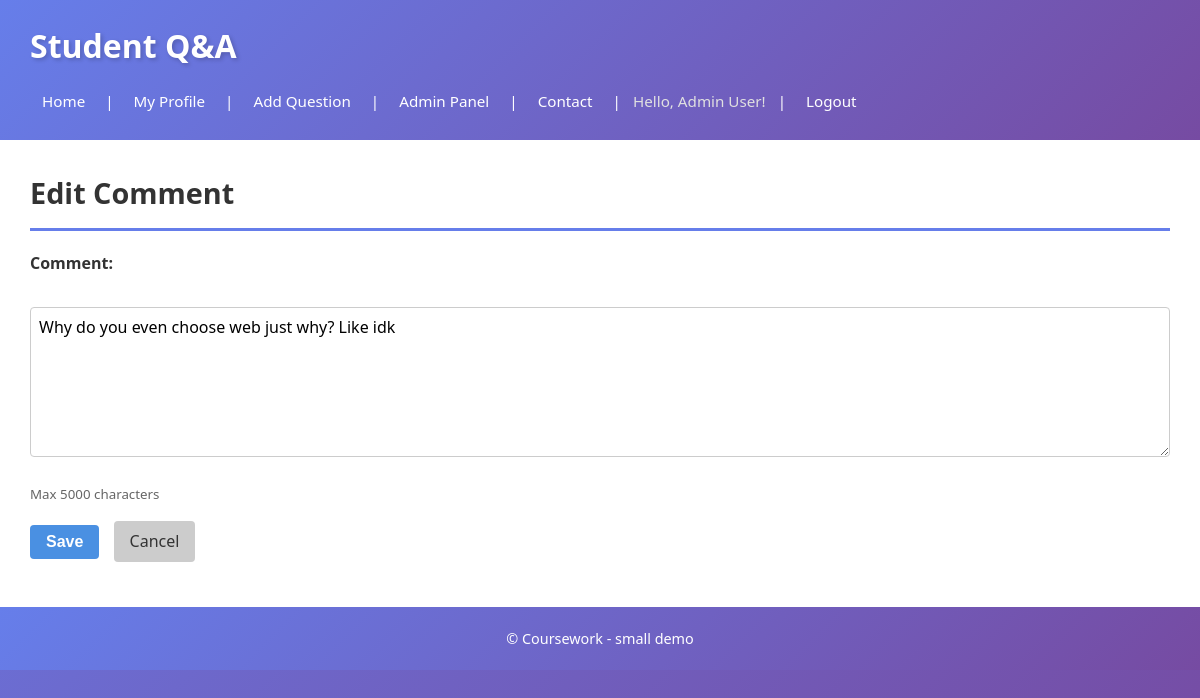
/editcomment.php?id=6 (signed in), run on the app's committed database.
### tables this page shows
CREATE TABLE `comment` (
  `id` int(11) NOT NULL,
  `text` text NOT NULL,
  `date` datetime NOT NULL DEFAULT current_timestamp(),
  `userid` int(11) NOT NULL,
  `questionid` int(11) NOT NULL
);

CREATE TABLE `user` (
  `id` int(11) NOT NULL,
  `username` varchar(100) NOT NULL,
  `name` varchar(100) NOT NULL,
  `email` varchar(100) NOT NULL,
  `password` varchar(255) NOT NULL,
  `role` enum('user','admin') NOT NULL DEFAULT 'user',
  `avatar` varchar(255) DEFAULT NULL,
  `created_at` datetime NOT NULL DEFAULT current_timestamp()
);

### editcomment.php (called while the page is built, shortened)
<?php
require 'includes/DatabaseConnection.php';
require 'includes/DataBaseFunctions.php';
$commentid = (int)$_GET['id'];
$comment = getComment($pdo, $commentid);
$title = 'Edit Comment';
include 'templates/comment_form.php';
$output = ob_get_clean();
include 'templates/layout.php';
?>

### includes/DataBaseFunctions.php (called while the page is built, shortened)
<?php
function getCurrentUser() {
    return $_SESSION['user'] ?? null;
}
function isLoggedIn() {
    return isset($_SESSION['user']);
}
function isAdmin() {
    return isset($_SESSION['user']) && $_SESSION['user']['role'] === 'admin';
}
function query($pdo, $sql, $params = []) {
    $stmt = $pdo->prepare($sql);
    $stmt->execute($params);
    return $stmt;
}
function getComment($pdo, $id) {
    $sql = "SELECT c.id, c.text, c.date, c.userid, c.questionid, u.name AS name, u.username AS username, u.avatar
            FROM comment c
            LEFT JOIN `user` u ON c.userid = u.id
            WHERE c.id = :id";
    return query($pdo, $sql, [':id' => $id])->fetch();
}
?>

### templates/comment_form.php (the view, shortened to what this page needs)
<h2><?=htmlspecialchars($title)?></h2>
<form action="" method="post">
    <div style="margin-bottom:15px;">
        <label for="text"><strong>Comment:</strong></label><br>
        <textarea name="text" id="text" rows="6" cols="80" required maxlength="5000" style="padding:8px; border:1px solid #ccc; border-radius:4px; width:100%; box-sizing:border-box;"><?=isset($comment) ? htmlspecialchars($comment['text']) : ''?></textarea>
        <small style="display:block; margin-top:5px; color:#666;">Max 5000 characters</small>
    </div>
    <div style="margin-bottom:15px;">
        <button type="submit" style="padding:8px 16px; background:#4a90e2; color:white; border:none; border-radius:4px; cursor:pointer;">Save</button>
        <a href="<?php echo (strpos($_SERVER['PHP_SELF'], '/admin/') !== false) ? '../question.php' : 'question.php'; ?>?id=<?=htmlspecialchars($comment['questionid'] ?? $_GET['qid'] ?? '')?>" style="padding:8px 16px; background:#ccc; color:#333; text-decoration:none; border-radius:4px; display:inline-block; margin-left:10px;">Cancel</a>
    </div>
</form>

### templates/layout.php (shortened to what this page needs)
<!DOCTYPE html>
<html lang="en">
<head>
    <?php $navBase = (strpos($_SERVER['PHP_SELF'], '/admin/') !== false) ? '../' : ''; ?>
    <link rel="stylesheet" href="<?= $navBase ?>styles.css">
</head>
<body>
    <header>
        <h1>Student Q&amp;A</h1>
        <nav>
            <a href="<?= $navBase ?>index.php">Home</a> |
            <?php if (isLoggedIn()): ?>
                <a href="<?= $navBase ?>profile.php?username=<?=htmlspecialchars(getCurrentUser()['username'])?>">My Profile</a> |
                <a href="<?= $navBase ?>addquestion.php">Add Question</a> |
                <?php if (isAdmin()): ?>
                    <a href="<?= $navBase ?>admin/admin_panel.php">Admin Panel</a> |
                <?php endif; ?>
                <a href="<?= $navBase ?>contact.php">Contact</a> |
                <span>Hello, <?=htmlspecialchars(getCurrentUser()['name'])?>!</span> |
                <a href="<?= $navBase ?>logout.php">Logout</a>
            <?php else: ?>
                <a href="<?= $navBase ?>login.php">Login</a> |
                <a href="<?= $navBase ?>register.php">Register</a> |
                <a href="<?= $navBase ?>contact.php">Contact</a>
            <?php endif; ?>
        </nav>
    </header>
    <main>
        <?=$output?>
    </main>
    <footer>
        &copy; Coursework - small demo
    </footer>
</body>
</html>

### styles.css (style rules this page uses)
* { margin: 0; padding: 0; box-sizing: border-box; }
body { font-family: 'Segoe UI', Tahoma, Geneva, Verdana, sans-serif; color: #333; line-height: 1.6; min-height: 100vh; background: linear-gradient(135deg, #667eea 0%, #764ba2 25%, #f093fb 50%, #4facfe 75%, #00f2fe 100%); background-size: 400% 400%; animation: gradientShift 15s ease infinite; position: relative; }
header { background: linear-gradient(135deg, #667eea 0%, #764ba2 100%); color: white; padding: 20px 30px; box-shadow: 0 2px 10px rgba(0, 0, 0, 0.1); }
header h1 { margin: 0 0 12px 0; font-size: 2em; font-weight: 600; text-shadow: 2px 2px 4px rgba(0, 0, 0, 0.2); }
nav { margin-top: 10px; font-size: 0.95em; display: flex; flex-wrap: wrap; gap: 8px; align-items: center; }
nav a { color: white; text-decoration: none; padding: 6px 12px; border-radius: 4px; transition: background 0.3s ease; }
nav span { color: #e0e0e0; padding: 0 4px; }
main { background: #fff; padding: 30px; min-height: 400px; }
footer { background: linear-gradient(135deg, #667eea 0%, #764ba2 100%); color: white; padding: 20px; text-align: center; font-size: 0.9em; }
form label { font-weight: bold; display: block; margin-bottom: 5px; color: #333; }
input[type="text"], input[type="email"], input[type="password"], input[type="file"], textarea, select { width: 100%; padding: 10px; border: 2px solid #e0e0e0; border-radius: 6px; font-family: inherit; margin-bottom: 15px; transition: border-color 0.3s ease; font-size: 1em; }
textarea { resize: vertical; min-height: 120px; }
input[type="submit"], button, .btn { background: linear-gradient(135deg, #667eea 0%, #764ba2 100%); color: white; padding: 10px 20px; border: none; border-radius: 6px; cursor: pointer; font-weight: 600; font-size: 1em; transition: transform 0.2s ease, box-shadow 0.2s ease; display: inline-block; text-decoration: none; }
a { color: #667eea; text-decoration: none; transition: color 0.3s ease; }
h2 { margin-top: 0; color: #333; border-bottom: 3px solid #667eea; padding-bottom: 12px; margin-bottom: 20px; font-size: 1.8em; }

### data on the page
comment: userid.name "Admin User", text "Why do you even choose web just why? Like idk"

### other printed values
$title "Edit Comment"
